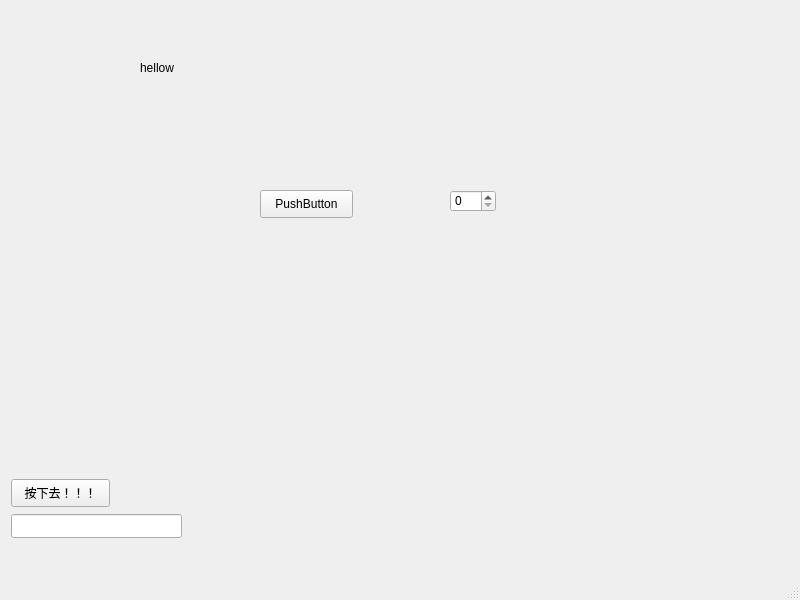
<?xml version="1.0" encoding="UTF-8"?>
<ui version="4.0">
 <class>MainWindow</class>
 <widget class="QMainWindow" name="MainWindow">
  <property name="geometry">
   <rect>
    <x>0</x>
    <y>0</y>
    <width>800</width>
    <height>600</height>
   </rect>
  </property>
  <property name="windowTitle">
   <string>呜呜呜</string>
  </property>
  <widget class="QWidget" name="centralwidget">
   <widget class="QPushButton" name="pushButton">
    <property name="geometry">
     <rect>
      <x>11</x>
      <y>479</y>
      <width>99</width>
      <height>28</height>
     </rect>
    </property>
    <property name="text">
     <string>按下去！！！</string>
    </property>
   </widget>
   <widget class="QLineEdit" name="lineEdit">
    <property name="geometry">
     <rect>
      <x>11</x>
      <y>514</y>
      <width>171</width>
      <height>24</height>
     </rect>
    </property>
    <property name="text">
     <string/>
    </property>
   </widget>
   <widget class="QLabel" name="label">
    <property name="geometry">
     <rect>
      <x>140</x>
      <y>60</y>
      <width>48</width>
      <height>16</height>
     </rect>
    </property>
    <property name="text">
     <string>hellow</string>
    </property>
   </widget>
   <widget class="QSpinBox" name="spinBox">
    <property name="geometry">
     <rect>
      <x>450</x>
      <y>190</y>
      <width>46</width>
      <height>22</height>
     </rect>
    </property>
   </widget>
   <widget class="QPushButton" name="b1">
    <property name="geometry">
     <rect>
      <x>260</x>
      <y>190</y>
      <width>93</width>
      <height>28</height>
     </rect>
    </property>
    <property name="text">
     <string>PushButton</string>
    </property>
   </widget>
  </widget>
  <widget class="QMenuBar" name="menubar">
   <property name="geometry">
    <rect>
     <x>0</x>
     <y>0</y>
     <width>800</width>
     <height>26</height>
    </rect>
   </property>
  </widget>
  <widget class="QStatusBar" name="statusbar"/>
 </widget>
 <resources/>
 <connections/>
</ui>
